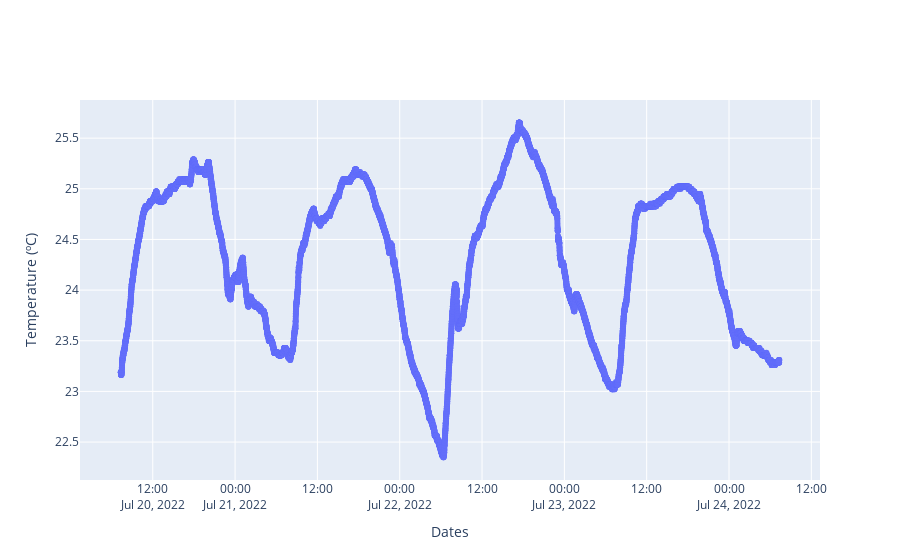

This figure's notebook cell:
### Code cell
fig = go.Figure()
fig.add_trace(go.Scatter(
    x=df0["DateTime"],
    y=df0["Temp C"], 
    name="Room 0 Temp",
    mode='lines+markers',
))

fig.update_layout(xaxis_title='Dates',
                  yaxis_title='Temperature (ºC)',)

### Figure 1 — Plotly figure (JSON) as saved in the notebook; plotly's stock layout.template omitted (floating-point values rounded to 4 significant figures; data arrays with more than 128 entries replaced by an {"elided": "..."} marker saying what was removed)
{"data": [{"mode": "lines+markers", "name": "Room 0 Temp", "type": "scatter", "x": {"elided": "11520 str values"}, "y": {"elided": "11520 float values"}}], "layout": {"xaxis": {"title": {"text": "Dates"}}, "yaxis": {"title": {"text": "Temperature (ºC)"}}}}
